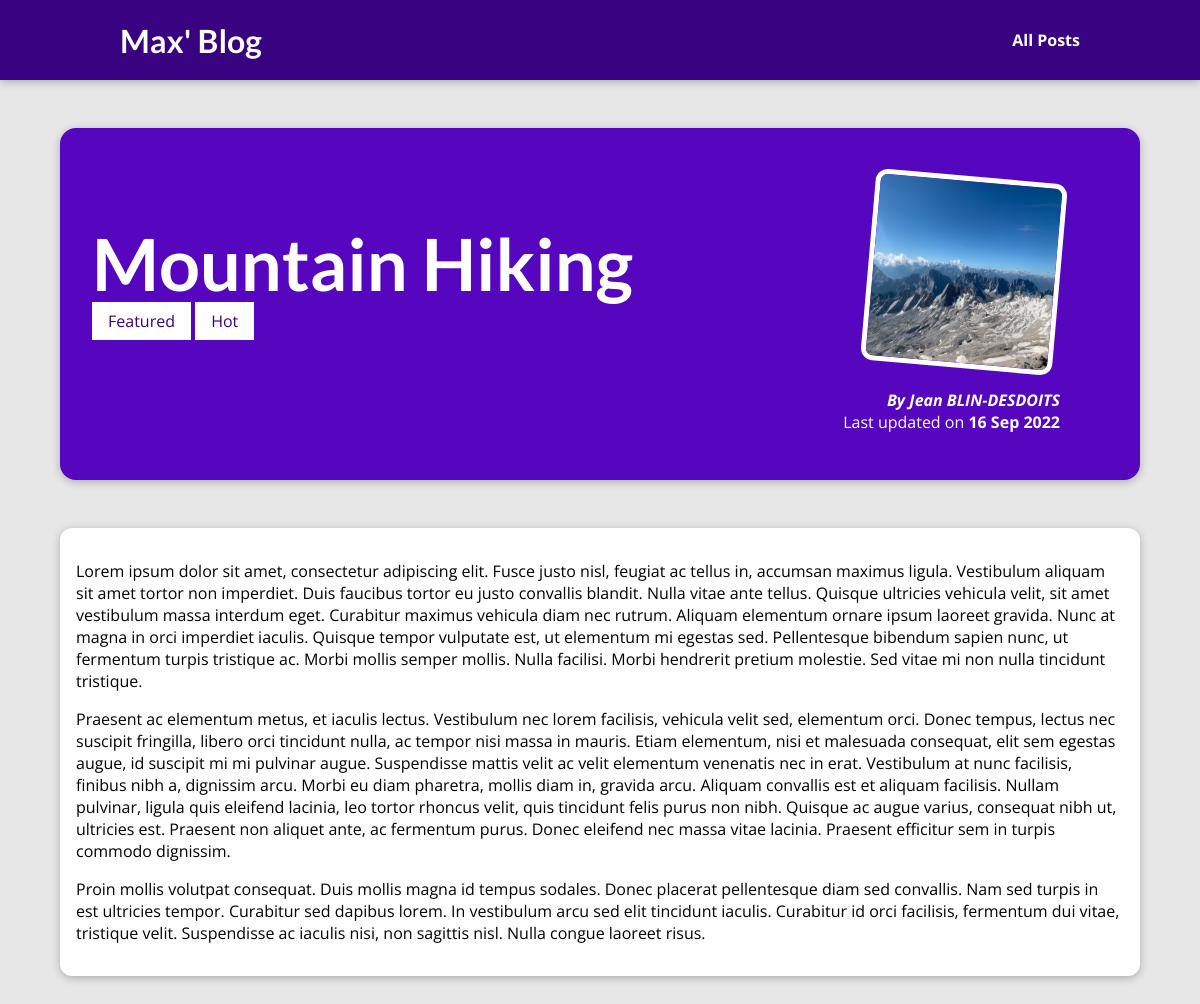
The page /posts/hike-in-the-mountains on the database its author committed.
### blog/models.py (models this page shows, shortened)
class Post(models.Model):
    title = models.CharField(max_length=150)
    excerpt = models.CharField(max_length=200)
    image_name = models.CharField(max_length=100)
    date = models.DateField(auto_now=True)
    slug = models.SlugField(unique=True, db_index=True)
    content = models.TextField(validators=[MinLengthValidator(10)])
    author = models.ForeignKey("Author", on_delete=models.SET_NULL, related_name='posts', null=True)
    tags = models.ManyToManyField("Tag")

class Tag(models.Model):
    caption = models.CharField(max_length=20)

class Author(models.Model):
    first_name = models.CharField(max_length=100)
    last_name = models.CharField(max_length=100)
    email_address = models.EmailField(max_length=254)
    def get_full_name(self):
        return f'{self.first_name} {self.last_name}'
    def __str__(self):
        return self.get_full_name()

### blog/views.py (the view)
# urls.py: path("posts/<slug:slug>", views.post_detail,
def post_detail(request, slug):
    identified_post = get_object_or_404(Post, slug=slug)
    return render(request, "blog/post-detail.html", {
      "post": identified_post,
      "post_tags": identified_post.tags.all(),
    })

### blog/templates/blog/post-detail.html (shortened to what this page needs)
{% extends "base.html" %}
{% load static %}
{% block css_files %}
<link rel="stylesheet" href="{% static "blog/post-detail.css" %}" />
{% endblock %}
{% block content %}
<section id="summary">
  <h2>{{ post.title }}</h2>
  <div>
    {% for tag in post_tags %}
      <span class= 'tag'>{{tag.caption}}</span>
    {% endfor %}
  </div>
  <article>
    <img src="{% static "blog/images/"|add:post.image_name %}" alt="{{ post.title }}" />
    <address>By <a href="mailto:{{ post.author.email_address }}">{{ post.author }}</a></address>
    <div>Last updated on <time>{{ post.date|date:"d M Y" }}</time></div>
  </article>
</section>
<main>
  {{ post.content|linebreaks }}
</main>
{% endblock %}

### templates/base.html (shortened to what this page needs)
{% load static %}
<!DOCTYPE html>
<html lang="en">
<head>
  <link rel="stylesheet" href="{% static "app.css" %}">
  {% block css_files %}{% endblock %}
</head>
<body>
  <header id="main-navigation">
    <h1><a href="{% url "starting-page" %}">Max' Blog</a></h1>
    <nav>
      <a href="{% url "posts-page" %}">All Posts</a>
    </nav>
  </header>
  {% block content %}
  {% endblock %}
</body>
</html>

### static/app.css (style rules this page uses)
* { box-sizing: border-box; }
html { font-family: 'Open Sans', 'Lato', sans-serif; }
body { margin: 0; }
h1, h2, h3 { font-family: 'Lato', sans-serif; font-weight: bold; }
#main-navigation { width: 100%; height: 5rem; display: flex; justify-content: space-between; align-items: center; padding: 0 10%; position: absolute; top: 0; left: 0; }
#main-navigation a { text-decoration: none; color: white; font-weight: bold; }

### blog/static/blog/post-detail.css (style rules this page uses)
body { background-color: #e7e7e7; }
#main-navigation { background-color: #390281; box-shadow: 0 2px 8px rgba(0, 0, 0, 0.25); }
#summary { margin: 8rem auto 3rem auto; padding: 2rem; width: 90%; max-width: 90rem; border-radius: 16px; background-color: #5706c0; position: relative; box-shadow: 0 2px 8px rgba(0, 0, 0, 0.25); height: 22rem; }
#summary h2 { color: white; font-size: 4.5rem; margin-bottom: 0.25rem; }
#summary article { position: absolute; top: 2rem; right: 3rem; padding: 1rem 2rem; border-radius: 12px; text-align: right; color: white; }
#summary article img { width: 12rem; height: 12rem; border-radius: 12px; transform: rotateZ(5deg); border: 5px solid white; margin-bottom: 1rem; }
#summary address { font-weight: bold; }
#summary a { color: white; text-decoration: none; }
#summary time { font-weight: bold; }
main { width: 90%; max-width: 90rem; margin: 3rem auto; background-color: white; padding: 1rem; border-radius: 12px; box-shadow: 0 2px 8px rgba(0, 0, 0, 0.25); }
.tag { background-color: white; color: #390281; padding: 0.5rem 1rem }

### rows shown on the page
Post: title "Mountain Hiking", image_name (picture), author "Jean BLIN-DESDOITS", date "16 Sep 2022", content "Lorem ipsum dolor sit amet, consectetur adipiscing elit. Fusce justo nisl, feugiat ac tellus in, accumsan maximus ligula. Vestibulum aliquam sit amet tortor non imperdiet. Duis faucibus tortor eu justo convallis blandit. Nulla vitae ante tellus. Quisque ultricies vehicula velit, sit amet vestibulum massa interdum eget. Curabitur maximus vehicula diam nec rutrum. Aliquam elementum ornare ipsum laoreet gravida. Nunc at magna in orci imperdiet iaculis. Quisque tempor vulputate est, ut elementum mi egestas sed. Pellentesque bibendum sapien nunc, ut fermentum turpis tristique ac. Morbi mollis semper mollis. Nulla facilisi. Morbi hendrerit pretium molestie. Sed vitae mi non nulla tincidunt…"
Tag: caption "Featured"
Tag: caption "Hot"
